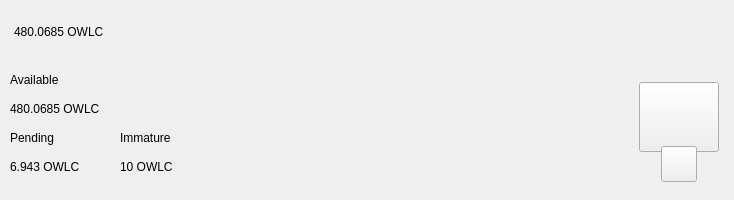
<?xml version="1.0" encoding="UTF-8"?>
<ui version="4.0">
 <class>TopBar</class>
 <widget class="QWidget" name="TopBar">
  <property name="geometry">
   <rect>
    <x>0</x>
    <y>0</y>
    <width>734</width>
    <height>200</height>
   </rect>
  </property>
  <property name="minimumSize">
   <size>
    <width>0</width>
    <height>200</height>
   </size>
  </property>
  <property name="maximumSize">
   <size>
    <width>16777215</width>
    <height>200</height>
   </size>
  </property>
  <property name="windowTitle">
   <string>Form</string>
  </property>
  <layout class="QVBoxLayout" name="verticalLayout_10" stretch="0">
   <property name="spacing">
    <number>0</number>
   </property>
   <property name="leftMargin">
    <number>0</number>
   </property>
   <property name="topMargin">
    <number>0</number>
   </property>
   <property name="rightMargin">
    <number>0</number>
   </property>
   <property name="bottomMargin">
    <number>0</number>
   </property>
   <item>
    <widget class="PFBorderImage" name="containerTop">
     <layout class="QVBoxLayout" name="verticalLayout_11">
      <property name="spacing">
       <number>0</number>
      </property>
      <property name="leftMargin">
       <number>0</number>
      </property>
      <property name="topMargin">
       <number>0</number>
      </property>
      <property name="rightMargin">
       <number>0</number>
      </property>
      <property name="bottomMargin">
       <number>0</number>
      </property>
      <item>
       <widget class="QWidget" name="top_container_2" native="true">
        <property name="minimumSize">
         <size>
          <width>0</width>
          <height>65</height>
         </size>
        </property>
        <layout class="QHBoxLayout" name="top_container">
         <property name="spacing">
          <number>0</number>
         </property>
         <property name="leftMargin">
          <number>14</number>
         </property>
         <property name="topMargin">
          <number>0</number>
         </property>
         <property name="rightMargin">
          <number>14</number>
         </property>
         <property name="bottomMargin">
          <number>0</number>
         </property>
         <item alignment="Qt::AlignVCenter">
          <widget class="QWidget" name="widgetTopAmount" native="true">
           <property name="sizePolicy">
            <sizepolicy hsizetype="Preferred" vsizetype="Maximum">
             <horstretch>0</horstretch>
             <verstretch>0</verstretch>
            </sizepolicy>
           </property>
           <layout class="QHBoxLayout" name="horizontalLayout_5">
            <property name="spacing">
             <number>0</number>
            </property>
            <property name="leftMargin">
             <number>0</number>
            </property>
            <property name="topMargin">
             <number>0</number>
            </property>
            <property name="rightMargin">
             <number>0</number>
            </property>
            <property name="bottomMargin">
             <number>0</number>
            </property>
            <item alignment="Qt::AlignTop">
             <widget class="QLabel" name="labelAmountTopOWLC">
              <property name="minimumSize">
               <size>
                <width>0</width>
                <height>36</height>
               </size>
              </property>
              <property name="styleSheet">
               <string notr="true">padding:0px;margin:0px;</string>
              </property>
              <property name="text">
               <string notr="true">480.0685 OWLC</string>
              </property>
             </widget>
            </item>
           </layout>
          </widget>
         </item>
         <item>
          <spacer name="horizontalSpacer">
           <property name="orientation">
            <enum>Qt::Horizontal</enum>
           </property>
           <property name="sizeHint" stdset="0">
            <size>
             <width>40</width>
             <height>20</height>
            </size>
           </property>
          </spacer>
         </item>
         <item>
          <layout class="QHBoxLayout" name="horizontalLayout_4">
           <property name="spacing">
            <number>12</number>
           </property>
           <property name="rightMargin">
            <number>0</number>
           </property>
           <item alignment="Qt::AlignRight">
            <widget class="QWidget" name="layoutSync" native="true">
             <property name="minimumSize">
              <size>
               <width>0</width>
               <height>36</height>
              </size>
             </property>
             <property name="maximumSize">
              <size>
               <width>16777215</width>
               <height>36</height>
              </size>
             </property>
             <layout class="QVBoxLayout" name="verticalLayout_9">
              <property name="leftMargin">
               <number>0</number>
              </property>
              <property name="topMargin">
               <number>0</number>
              </property>
              <property name="rightMargin">
               <number>0</number>
              </property>
              <property name="bottomMargin">
               <number>0</number>
              </property>
              <item>
               <widget class="ExpandableButton" name="pushButtonSync" native="true">
                <property name="minimumSize">
                 <size>
                  <width>36</width>
                  <height>36</height>
                 </size>
                </property>
                <property name="maximumSize">
                 <size>
                  <width>16777215</width>
                  <height>36</height>
                 </size>
                </property>
               </widget>
              </item>
             </layout>
            </widget>
           </item>
           <item>
            <widget class="ExpandableButton" name="pushButtonHDUpgrade" native="true">
             <property name="minimumSize">
              <size>
               <width>36</width>
               <height>36</height>
              </size>
             </property>
            </widget>
           </item>
           <item>
            <widget class="ExpandableButton" name="pushButtonStack" native="true">
             <property name="minimumSize">
              <size>
               <width>36</width>
               <height>36</height>
              </size>
             </property>
            </widget>
           </item>
           <item>
            <widget class="ExpandableButton" name="pushButtonColdStaking" native="true">
             <property name="minimumSize">
              <size>
               <width>36</width>
               <height>36</height>
              </size>
             </property>
            </widget>
           </item>
           <item>
            <widget class="ExpandableButton" name="pushButtonConnection" native="true">
             <property name="minimumSize">
              <size>
               <width>36</width>
               <height>36</height>
              </size>
             </property>
            </widget>
           </item>
           <item>
            <widget class="ExpandableButton" name="pushButtonTor" native="true">
             <property name="minimumSize">
              <size>
               <width>36</width>
               <height>36</height>
              </size>
             </property>
            </widget>
           </item>
           <item>
            <widget class="ExpandableButton" name="pushButtonLock" native="true">
             <property name="sizePolicy">
              <sizepolicy hsizetype="Expanding" vsizetype="Expanding">
               <horstretch>0</horstretch>
               <verstretch>0</verstretch>
              </sizepolicy>
             </property>
             <property name="minimumSize">
              <size>
               <width>36</width>
               <height>0</height>
              </size>
             </property>
            </widget>
           </item>
           <item>
            <widget class="ExpandableButton" name="pushButtonTheme" native="true">
             <property name="minimumSize">
              <size>
               <width>36</width>
               <height>36</height>
              </size>
             </property>
             <property name="maximumSize">
              <size>
               <width>16777215</width>
               <height>36</height>
              </size>
             </property>
            </widget>
           </item>
           <item>
            <widget class="ExpandableButton" name="pushButtonFAQ" native="true">
             <property name="minimumSize">
              <size>
               <width>36</width>
               <height>36</height>
              </size>
             </property>
            </widget>
           </item>
          </layout>
         </item>
        </layout>
       </widget>
      </item>
      <item>
       <widget class="QWidget" name="bottom_container" native="true">
        <property name="minimumSize">
         <size>
          <width>0</width>
          <height>135</height>
         </size>
        </property>
        <layout class="QHBoxLayout" name="botton_container">
         <property name="leftMargin">
          <number>10</number>
         </property>
         <property name="topMargin">
          <number>0</number>
         </property>
         <property name="rightMargin">
          <number>10</number>
         </property>
         <property name="bottomMargin">
          <number>10</number>
         </property>
         <item>
          <layout class="QHBoxLayout" name="horizontalLayout_3">
           <property name="bottomMargin">
            <number>9</number>
           </property>
           <item>
            <layout class="QVBoxLayout" name="verticalLayout_7">
             <property name="spacing">
              <number>0</number>
             </property>
             <property name="leftMargin">
              <number>0</number>
             </property>
             <property name="rightMargin">
              <number>30</number>
             </property>
             <item>
              <layout class="QVBoxLayout" name="verticalLayout_2">
               <item>
                <widget class="QLabel" name="labelTitle1">
                 <property name="text">
                  <string>Available</string>
                 </property>
                </widget>
               </item>
               <item>
                <widget class="QLabel" name="labelAmountOWLC">
                 <property name="text">
                  <string notr="true">480.0685 OWLC</string>
                 </property>
                </widget>
               </item>
              </layout>
             </item>
             <item>
              <layout class="QHBoxLayout" name="horizontalLayout_2">
               <property name="spacing">
                <number>0</number>
               </property>
               <item>
                <layout class="QVBoxLayout" name="verticalLayout_3">
                 <item>
                  <widget class="QLabel" name="labelTitle3">
                   <property name="text">
                    <string>Pending</string>
                   </property>
                  </widget>
                 </item>
                 <item>
                  <widget class="QLabel" name="labelPendingOWLC">
                   <property name="text">
                    <string notr="true">6.943 OWLC</string>
                   </property>
                  </widget>
                 </item>
                </layout>
               </item>
               <item>
                <spacer name="horizontalSpacer_3">
                 <property name="orientation">
                  <enum>Qt::Horizontal</enum>
                 </property>
                 <property name="sizeType">
                  <enum>QSizePolicy::Fixed</enum>
                 </property>
                 <property name="sizeHint" stdset="0">
                  <size>
                   <width>40</width>
                   <height>20</height>
                  </size>
                 </property>
                </spacer>
               </item>
               <item>
                <layout class="QVBoxLayout" name="verticalLayout_4">
                 <item>
                  <widget class="QLabel" name="labelTitle4">
                   <property name="text">
                    <string>Immature</string>
                   </property>
                  </widget>
                 </item>
                 <item>
                  <widget class="QLabel" name="labelImmatureOWLC">
                   <property name="text">
                    <string notr="true">10 OWLC</string>
                   </property>
                  </widget>
                 </item>
                </layout>
               </item>
              </layout>
             </item>
            </layout>
           </item>
          </layout>
         </item>
         <item>
          <spacer name="horizontalSpacer_2">
           <property name="orientation">
            <enum>Qt::Horizontal</enum>
           </property>
           <property name="sizeHint" stdset="0">
            <size>
             <width>40</width>
             <height>20</height>
            </size>
           </property>
          </spacer>
         </item>
         <item alignment="Qt::AlignHCenter|Qt::AlignVCenter">
          <widget class="QWidget" name="qrContainer" native="true">
           <property name="sizePolicy">
            <sizepolicy hsizetype="Preferred" vsizetype="Minimum">
             <horstretch>0</horstretch>
             <verstretch>0</verstretch>
            </sizepolicy>
           </property>
           <property name="minimumSize">
            <size>
             <width>90</width>
             <height>110</height>
            </size>
           </property>
           <property name="maximumSize">
            <size>
             <width>90</width>
             <height>110</height>
            </size>
           </property>
           <layout class="QVBoxLayout" name="containerQR">
            <property name="spacing">
             <number>0</number>
            </property>
            <property name="leftMargin">
             <number>5</number>
            </property>
            <property name="topMargin">
             <number>10</number>
            </property>
            <property name="rightMargin">
             <number>5</number>
            </property>
            <property name="bottomMargin">
             <number>0</number>
            </property>
            <item>
             <widget class="QPushButton" name="btnQr">
              <property name="minimumSize">
               <size>
                <width>70</width>
                <height>70</height>
               </size>
              </property>
              <property name="maximumSize">
               <size>
                <width>16777215</width>
                <height>70</height>
               </size>
              </property>
              <property name="focusPolicy">
               <enum>Qt::NoFocus</enum>
              </property>
              <property name="text">
               <string/>
              </property>
              <property name="iconSize">
               <size>
                <width>70</width>
                <height>70</height>
               </size>
              </property>
             </widget>
            </item>
            <item>
             <spacer name="verticalSpacer">
              <property name="orientation">
               <enum>Qt::Vertical</enum>
              </property>
              <property name="sizeType">
               <enum>QSizePolicy::Fixed</enum>
              </property>
              <property name="sizeHint" stdset="0">
               <size>
                <width>20</width>
                <height>20</height>
               </size>
              </property>
             </spacer>
            </item>
            <item alignment="Qt::AlignHCenter|Qt::AlignBottom">
             <widget class="QPushButton" name="pushButtonQR">
              <property name="minimumSize">
               <size>
                <width>36</width>
                <height>36</height>
               </size>
              </property>
              <property name="maximumSize">
               <size>
                <width>36</width>
                <height>36</height>
               </size>
              </property>
              <property name="focusPolicy">
               <enum>Qt::NoFocus</enum>
              </property>
              <property name="text">
               <string/>
              </property>
             </widget>
            </item>
           </layout>
          </widget>
         </item>
        </layout>
       </widget>
      </item>
     </layout>
    </widget>
   </item>
  </layout>
 </widget>
 <customwidgets>
  <customwidget>
   <class>ExpandableButton</class>
   <extends>QWidget</extends>
   <header>qt/owlcoin/expandablebutton.h</header>
   <container>1</container>
  </customwidget>
  <customwidget>
   <class>PFBorderImage</class>
   <extends>QFrame</extends>
   <header>qt/owlcoin/pfborderimage.h</header>
   <container>1</container>
  </customwidget>
 </customwidgets>
 <resources/>
 <connections/>
</ui>
